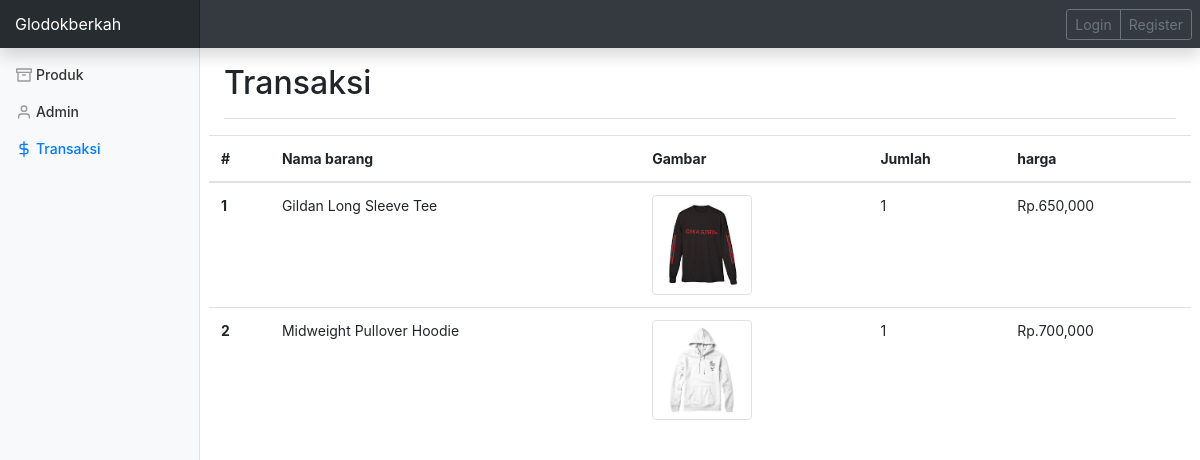
The page /dashboard/Transaksi/detail/T0027 on the database its author committed.
### tables this page shows
CREATE TABLE `transaksi` (
  `kode_transaksi` char(5) NOT NULL,
  `kode_barang` char(6) NOT NULL,
  `jumlah` int(11) NOT NULL,
  `id_user` char(5) NOT NULL
);

CREATE TABLE `detailbarang` (
  `kode_barang` char(6) NOT NULL,
  `nama_barang` varchar(100) NOT NULL,
  `merk` varchar(50) NOT NULL,
  `kategori_utama` varchar(50) NOT NULL,
  `kategori` varchar(30) NOT NULL,
  `gambar` varchar(225) NOT NULL,
  `deskripsi` text NOT NULL
);

CREATE TABLE `barang` (
  `kode_barang` char(6) NOT NULL,
  `harga_beli` int(9) NOT NULL,
  `harga_jual` int(9) NOT NULL,
  `tgl_produksi` date NOT NULL,
  `kondisi` varchar(30) NOT NULL,
  `terjual` int(5) NOT NULL,
  `stok` int(11) NOT NULL
);

### application/controllers/dashboard/Transaksi.php (called while the page is built, shortened)
<?php
class Transaksi extends CI_Controller {
    public function __construct()
    {
    $this->load->model('Model_produk');
    }
    public function detail($kode)
    {
        $heading = "Transaksi";
        $menu = $this->Model_produk->menuDashboard();
        $this->db->select('*');
        $this->db->from('transaksi');
        $this->db->join('detailbarang', 'detailbarang.kode_barang=transaksi.kode_barang');
        $this->db->join('barang', 'barang.kode_barang=detailbarang.kode_barang');
        $this->db->where('transaksi.kode_transaksi', $kode);
        $query = $this->db->get();
        $tampil = $query->result_array();
        $this->load->view('templates/head');
        $this->load->view('templates/dashboard/topbar');
        $this->load->view('dashboard/trans_form_detail', compact('heading','tampil'));
        $this->load->view('templates/dashboard/sidebar',compact('menu'));
        $this->load->view('templates/footer');
    }
}

### index.php (called while the page is built, shortened)
<?php
require_once BASEPATH.'core/CodeIgniter.php';

### application/models/Model_produk.php (called while the page is built, shortened)
<?php
class Model_produk extends CI_Model{
    function menuDashboard()
    {
        $menu = array(
            'Produk' => 'archive',
            'Admin' => 'user',
            'Transaksi' => 'dollar-sign'
    );
        return $menu;
    }
}
?>

### application/views/dashboard/trans_form_detail.php (the view, shortened to what this page needs)
  <main role="main" class="col-md-9 ml-sm-auto col-lg-10 px-4">
      <div class="d-flex justify-content-between flex-wrap flex-md-nowrap align-items-center pt-3 pb-2 mb-3 border-bottom">
        <h1 class="h2"><?= $heading ?></h1>
      </div>
      <div class="row">
      <table class="table">
  <thead>
    <tr>
      <th scope="col">#</th>
      <th scope="col">Nama barang</th>
      <th scope="col">Gambar</th>
      <th scope="col">Jumlah</th>
      <th scope="col">harga</th>
    </tr>
  </thead>
  <tbody>
  <?php
  $no =1;
  foreach ($tampil as $row) {?>
    <tr>
      <th scope="row"><?= $no++ ?></th>
      <td><?= $row['nama_barang'] ?></td>
      <td><img width='100' height='100' class='img-thumbnail' src="<?= base_url()?>assets/img/<?= $row['gambar'] ?>"></td>
      <td><?= $row['jumlah'] ?></td>
      <td>Rp.<?= number_format($row['harga_jual']*$row['jumlah']) ?></td>
    </tr>
  <?php } ?>
  </tbody>
</table>
        </div>
    </main>

### application/views/templates/head.php (shortened to what this page needs)
<!DOCTYPE html>
<html lang="en">
<head>
    <link rel="stylesheet" href="<?= base_url()?>assets/css/bootstrap.min.css">
    <link rel="stylesheet" href="<?= base_url()?>assets/js/bootstrap.min.js">
    <link rel="stylesheet" href="<?= base_url()?>assets/css/sidebar.css">
</head>

### application/views/templates/dashboard/topbar.php (shortened to what this page needs)
<nav class="navbar navbar-dark fixed-top bg-dark flex-md-nowrap p-0 shadow">
  <a class="navbar-brand col-sm-3 col-md-2 mr-0" href="<?= base_url() ?>">Glodokberkah</a>
<?php
if($this->session->userdata('LEVEL') == '1'){?>
<div class="btn-group mx-2">
          <a href='<?= base_url() ?>dashboard' class="btn btn-sm btn-outline-secondary">Dashboard</a>
          <a href='<?= base_url() ?>login/logout' class="btn btn-sm btn-outline-secondary">Logout</a>
        </div>
  <?php
} else {?>
<div class="btn-group mx-2">
          <a href='<?= base_url() ?>login' class="btn btn-sm btn-outline-secondary">Login</a>
          <a href='<?= base_url() ?>register' class="btn btn-sm btn-outline-secondary">Register</a>
        </div>
<?php
}
?>
</nav>

### application/views/templates/dashboard/sidebar.php
<div class="container-fluid">
  <div class="row">
    <nav class="col-md-2 d-none d-md-block bg-light sidebar">
      <div class="sidebar-sticky">
        <ul class="nav flex-column">
            <?php
          foreach ($menu as $m => $icon) { ?>
            <li class="nav-item">
            <?php if($m == $heading){ ?>
            <a class="nav-link active" href="<?=base_url() ?>dashboard/<?= $m ?>">
            <?php } else { ?>
            <a class="nav-link"  href="<?=base_url() ?>dashboard/<?= $m ?>">
          <?php } ?>
              <span data-feather="<?= $icon ?>"></span><?= $m ?></a>
          </li>
          <?php } ?>
        </ul>
      </div>
    </nav>
  </div>

### application/views/templates/footer.php (shortened to what this page needs)
</body>
</html>

### assets/css/sidebar.css (style rules this page uses)
.feather { width: 16px; height: 16px; vertical-align: text-bottom; }
.sidebar { position: fixed; top: 0; bottom: 0; left: 0; z-index: 0; padding: 48px 0 0; box-shadow: inset -1px 0 0 rgba(0, 0, 0, .1); }
.sidebar-sticky { position: relative; top: 0; height: calc(100vh - 48px); padding-top: .5rem; overflow-x: hidden; overflow-y: auto; }
.sidebar .nav-link { font-weight: 500; color: #333; }
.sidebar .nav-link .feather { margin-right: 4px; color: #999; }
.sidebar .nav-link.active { color: #007bff; }
.sidebar .nav-link:hover .feather, .sidebar .nav-link.active .feather { color: inherit; }
[role="main"] { padding-top: 133px; }
@media (min-width: 768px) { [role="main"] { padding-top: 48px; } }
.navbar-brand { padding-top: .75rem; padding-bottom: .75rem; font-size: 1rem; background-color: rgba(0, 0, 0, .25); box-shadow: inset -1px 0 0 rgba(0, 0, 0, .25); }

### rows shown on the page
transaksi: kode_barang.nama_barang "Gildan Long Sleeve Tee", kode_barang.gambar (picture), jumlah "1", $row['harga_jual']*$row['jumlah'] "650,000"
transaksi: kode_barang.nama_barang "Midweight Pullover Hoodie", kode_barang.gambar (picture), jumlah "1", $row['harga_jual']*$row['jumlah'] "700,000"

### other values the page prints
$heading "Transaksi"
$m "Produk"
$m "Admin"
$m "Transaksi"
